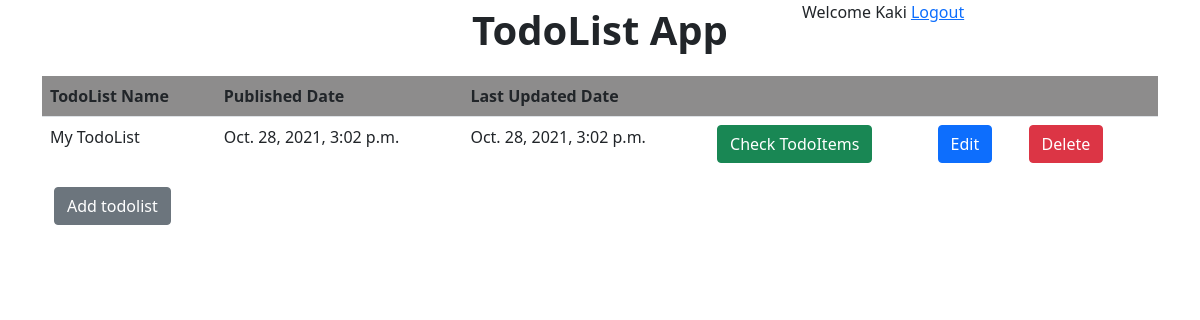
Screenshot of / (signed in) with the database file from the repository.
### TodoList/models.py (models this page shows, shortened)
class UserHasTodoList(models.Model):
    user=models.ForeignKey(User,on_delete=models.CASCADE)
    todolist=models.ForeignKey(TodoList,on_delete=models.CASCADE)

class TodoList(models.Model):
    name=models.CharField(max_length=200)
    pub_date=models.DateTimeField('date published',auto_now_add=True)
    update_date=models.DateTimeField('last update date',auto_now=True)

### TodoList/views.py (the view)
# urls.py: path('',views.index,name="index"),
@login_required
def index(request):
    lists=UserHasTodoList.objects.filter(user=request.user)
    return render(request,'TodoList/index.html',{'lists':lists})

### TodoList/templates/TodoList/index.html
{% extends 'TodoList/base.html' %}
{% block content %}
<div class="container">
    {% if lists %}
    <div class="row">
        <table class="table">
            <thead>
                <th>TodoList Name</th>
                <th>Published Date</th>
                <th>Last Updated Date</th>
                <th></th><th></th><th></th><th></th>
            </thead>
            <tbody>
                {% for list in lists %}
                    <tr>
                        <td>{{list.todolist.name}}</td>
                        <td>{{list.todolist.pub_date}}</td>
                        <td>{{list.todolist.update_date}}</td>
                        <td><a class="btn btn-success" href="{% url 'TodoList:readTodoList' list.todolist.id %}">Check TodoItems</a></td>
                        <td><a class="btn btn-primary" href="{% url 'TodoList:updateTodoList' list.todolist.id %}">Edit</a></td>
                        <td><a class="btn btn-danger" href="{% url 'TodoList:deleteTodoList' list.todolist.id %}">Delete</a></td>
                    </tr>
                {% endfor %}
            </tbody>
        </table>
    </div>
    {% else %}
    <div class="row">
        <div class="col-12 text-center">
            No TodoList
        </div>
    </div>
    {% endif %}
    <div class="row">
        <div class="col-12">
            <a class="btn btn-secondary" href="{% url 'TodoList:createTodoList' %}">Add todolist</a>
        </div>
    </div>
</div>
{% endblock %}

### TodoList/templates/TodoList/base.html (shortened to what this page needs)
<!DOCTYPE html>
<html lang="en">
  <head>
    <link href="https://cdn.jsdelivr.net/npm/bootstrap@5.1.3/dist/css/bootstrap.min.css" rel="stylesheet">
    {% load static %}
    <link rel="stylesheet" type="text/css" href="{% static 'TodoList/style.css' %}">
  </head>
  <body>
    <div class="container">
      <div class="row">
        <div class="col-12 col-md-4 offset-md-4 fs-1 fw-bold text-center pb-3">
          TodoList App
        </div>
        {% if user.is_authenticated %}
          <div class="col-12 col-md-4">
            Welcome {{user.get_username}}
            <a href="{% url 'logout'%}">Logout</a>
          </div>
        {% endif %}
      </div>
      {% block content %}{% endblock %}
    </div>
  </body>
</html>

### TodoList/static/TodoList/style.css (style rules this page uses)
table { padding:0; }
thead { background-color: rgb(141, 140, 140); }
.table>:not(:first-child) { border:none; }
td { border: none; text-overflow:ellipsis ; }

### rows the page displays
UserHasTodoList: todolist.name "My TodoList", todolist.pub_date "Oct. 28, 2021, 3:02 p.m.", todolist.update_date "Oct. 28, 2021, 3:02 p.m."

### other values shown
{{ user.get_username }} "Kaki"
